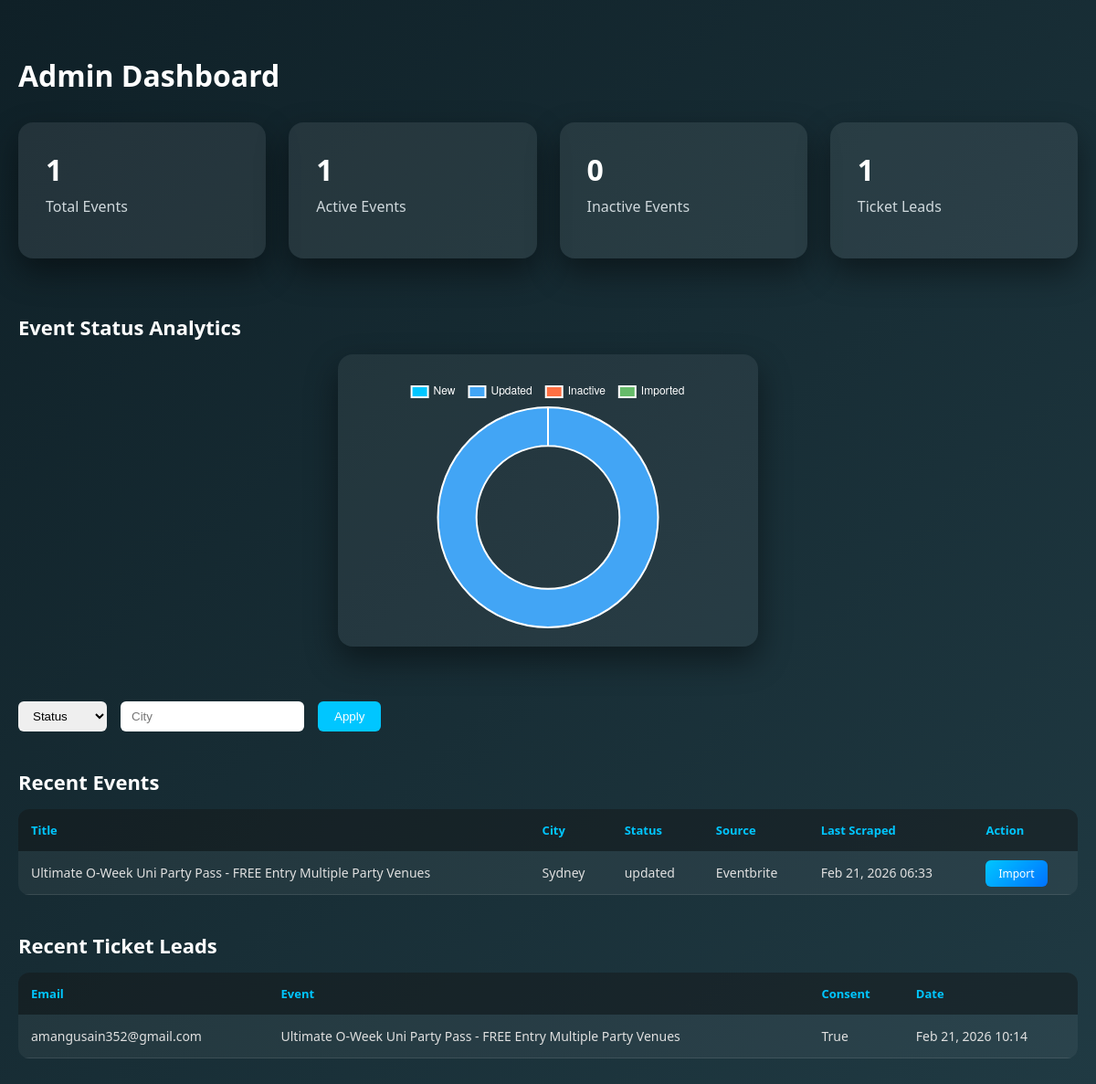
Screenshot of /dashboard/dashboard/ (signed in) with the database file from the repository.
### events/models.py (models this page shows, shortened)
class Event(models.Model):
    STATUS_CHOICES = [
        ('new', 'New'),
        ('updated', 'Updated'),
        ('inactive', 'Inactive'),
        ('imported', 'Imported'),
    ]
    title = models.CharField(max_length=255)
    date_time = models.DateTimeField()
    venue_name = models.CharField(max_length=255, blank=True)
    venue_address = models.TextField(blank=True)
    city = models.CharField(max_length=100, default="Sydney")
    description = models.TextField(blank=True)
    category = models.CharField(max_length=100, blank=True)
    image_url = models.URLField(blank=True)
    source_website = models.CharField(max_length=100)
    original_event_url = models.URLField()
    status = models.CharField(
        max_length=20,
        choices=STATUS_CHOICES,
        default='new'
    )
    last_scraped_at = models.DateTimeField(auto_now=True)
    created_at = models.DateTimeField(auto_now_add=True)

class TicketLead(models.Model):
    event = models.ForeignKey(Event, on_delete=models.CASCADE)
    email = models.EmailField()
    consent = models.BooleanField(default=False)
    created_at = models.DateTimeField(auto_now_add=True)

### dashboard/views.py (the view)
# urls.py: path("dashboard/", views.dashboard_view, name="dashboard"),
@login_required
def dashboard_view(request):
    total_events = Event.objects.count()
    active_events = Event.objects.filter(status__in=["new", "updated"]).count()
    inactive_events = Event.objects.filter(status="inactive").count()
    imported_events = Event.objects.filter(status="imported").count()
    total_leads = TicketLead.objects.count()
    status_filter = request.GET.get("status")
    city_filter = request.GET.get("city")
    events = Event.objects.all().order_by("-last_scraped_at")
    if status_filter:
        events = events.filter(status=status_filter)
    if city_filter:
        events = events.filter(city__icontains=city_filter)
    leads = TicketLead.objects.select_related("event").order_by("-created_at")
    status_chart = {
        "new": Event.objects.filter(status="new").count(),
        "updated": Event.objects.filter(status="updated").count(),
        "inactive": Event.objects.filter(status="inactive").count(),
        "imported": Event.objects.filter(status="imported").count(),
    }
    context = {
        "total_events": total_events,
        "active_events": active_events,
        "inactive_events": inactive_events,
        "imported_events": imported_events,
        "total_leads": total_leads,
        "events": events[:20],
        "leads": leads[:20],
        "status_chart": status_chart,
    }
    return render(request, "dashboard/dashboard.html", context)

### dashboard/templates/dashboard/dashboard.html (shortened to what this page needs)
<!DOCTYPE html>
<html>
<head>
</head>
<body>
<div class="container">
    <h1>Admin Dashboard</h1>
    <div class="stats">
        <div class="stat-card">
            <h2>{{ total_events }}</h2>
            <p>Total Events</p>
        </div>
        <div class="stat-card">
            <h2>{{ active_events }}</h2>
            <p>Active Events</p>
        </div>
        <div class="stat-card">
            <h2>{{ inactive_events }}</h2>
            <p>Inactive Events</p>
        </div>
        <div class="stat-card">
            <h2>{{ total_leads }}</h2>
            <p>Ticket Leads</p>
        </div>
    </div>
    <div class="chart-section">
    <h2 class="section-title">Event Status Analytics</h2>
    <div class="chart-box">
        <canvas id="statusChart"></canvas>
    </div>
</div>
    <form method="get" class="filters">
        <select name="status">
            <option value="">Status</option>
        </select>
        <input type="text" name="city" placeholder="City">
        <button type="submit">Apply</button>
    </form>
    <h2 class="section-title">Recent Events</h2>
    <table>
        <tr>
            <th>Title</th>
            <th>City</th>
            <th>Status</th>
            <th>Source</th>
            <th>Last Scraped</th>
            <th>Action</th>
        </tr>
        {% for e in events %}
        <tr>
            <td>{{ e.title }}</td>
            <td>{{ e.city }}</td>
            <td>{{ e.status }}</td>
            <td>{{ e.source_website }}</td>
            <td>{{ e.last_scraped_at|date:"M d, Y H:i" }}</td>
            <td>
                {% if e.status != "imported" %}
                    <a class="import-btn" href="{% url 'import_event' e.id %}">
                        Import
                    </a>
                {% else %}
                    <span class="imported">Imported</span>
                {% endif %}
            </td>
        </tr>
        {% endfor %}
    </table>
    <h2 class="section-title">Recent Ticket Leads</h2>
    <table>
        <tr>
            <th>Email</th>
            <th>Event</th>
            <th>Consent</th>
            <th>Date</th>
        </tr>
        {% for lead in leads %}
        <tr>
            <td>{{ lead.email }}</td>
            <td>{{ lead.event.title }}</td>
            <td>{{ lead.consent }}</td>
            <td>{{ lead.created_at|date:"M d, Y H:i" }}</td>
        </tr>
        {% endfor %}
    </table>
</div>
<script>
const ctx = document.getElementById("statusChart").getContext("2d");
new Chart(ctx, {
    type: "doughnut",
    data: {
        labels: ["New", "Updated", "Inactive", "Imported"],
        datasets: [{
            data: [
                {{ status_chart.new }},
                {{ status_chart.updated }},
                {{ status_chart.inactive }},
                {{ status_chart.imported }}
            ],
            backgroundColor: [
                "#00c6ff",
                "#42a5f5",
                "#ff7043",
                "#66bb6a"
            ],
            borderWidth: 2,
            borderColor: "#ffffff"
        }]
    },
    options: {
        responsive: true,
        maintainAspectRatio: false,   // 🔥 THIS FIXES OVERSIZE
        cutout: "65%",                // donut thickness
        plugins: {
            legend: {
                position: "top",
                labels: {
                    color: "#ffffff",
                    boxWidth: 18,
                    padding: 15
                }
            }
        }
    }
});
</script>
</body>
</html>

### dashboard/templates/dashboard/dashboard.html (style rules this page uses)
body { margin: 0; font-family: "Segoe UI", Arial, sans-serif; background: linear-gradient(135deg, #0f2027, #203a43); color: #ffffff; }
.container { max-width: 1200px; margin: auto; padding: 40px 20px; }
h1 { margin-bottom: 30px; animation: fadeDown 0.8s ease; }
.stats { display: grid; grid-template-columns: repeat(auto-fit, minmax(220px, 1fr)); gap: 25px; margin-bottom: 50px; }
.stat-card { background: rgba(255,255,255,0.08); padding: 30px; border-radius: 16px; box-shadow: 0 15px 35px rgba(0,0,0,0.45); animation: fadeUp 0.8s ease; transition: transform 0.4s ease, box-shadow 0.4s ease; }
.stat-card h2 { margin: 0; font-size: 32px; }
.stat-card p { margin-top: 8px; color: #cfd8dc; }
.filters { display: flex; gap: 15px; margin-bottom: 25px; }
.filters select, .filters input { padding: 8px 12px; border-radius: 6px; border: none; }
.filters button { padding: 8px 18px; background: #00c6ff; border: none; border-radius: 6px; color: #fff; cursor: pointer; }
.section-title { margin: 40px 0 15px; font-size: 22px; }
table { width: 100%; border-collapse: collapse; background: rgba(255,255,255,0.05); border-radius: 12px; overflow: hidden; animation: fadeUp 0.9s ease; }
th, td { padding: 14px; text-align: left; }
th { background: rgba(0,0,0,0.4); font-size: 13px; color: #00c6ff; }
td { font-size: 14px; color: #e0e0e0; border-bottom: 1px solid rgba(255,255,255,0.1); }
.import-btn { padding: 6px 14px; background: linear-gradient(135deg, #00c6ff, #0072ff); color: #fff; border-radius: 6px; font-size: 12px; text-decoration: none; }
.chart-box { background: rgba(255,255,255,0.06); padding: 25px; border-radius: 16px; margin-bottom: 40px; animation: fadeUp 0.9s ease; }
.chart-section { margin: 60px 0; animation: fadeUp 0.8s ease; }
.chart-box { max-width: 420px; margin: 0 auto; padding: 20px; background: rgba(255,255,255,0.06); border-radius: 16px; box-shadow: 0 15px 35px rgba(0,0,0,0.45); }
.chart-box canvas { width: 100% !important; height: 280px !important; }

### rows the page displays
Event: title "Ultimate O-Week Uni Party Pass - FREE Entry Multiple Party Venues", city "Sydney", status "updated", source_website "Eventbrite", last_scraped_at "Feb 21, 2026 06:33", shows "Import"
TicketLead: email "amangusain352@gmail.com", event "Ultimate O-Week Uni Party Pass - FREE Entry Multiple Party Venues", consent "True", created_at "Feb 21, 2026 10:14"

### other values shown
{{ total_events }} "1"
{{ active_events }} "1"
{{ inactive_events }} "0"
{{ total_leads }} "1"
chart data {{ status_chart.new }} 0
chart data {{ status_chart.inactive }} 0
chart data {{ status_chart.imported }} 0
